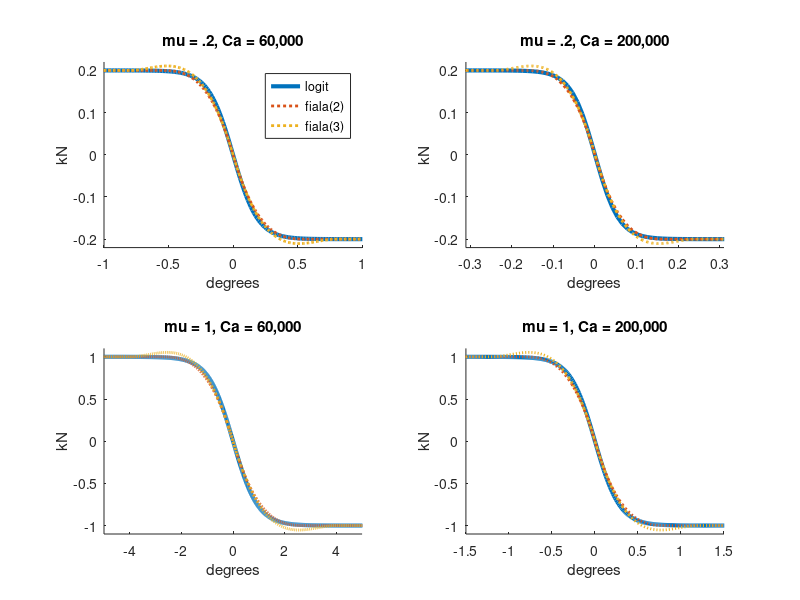
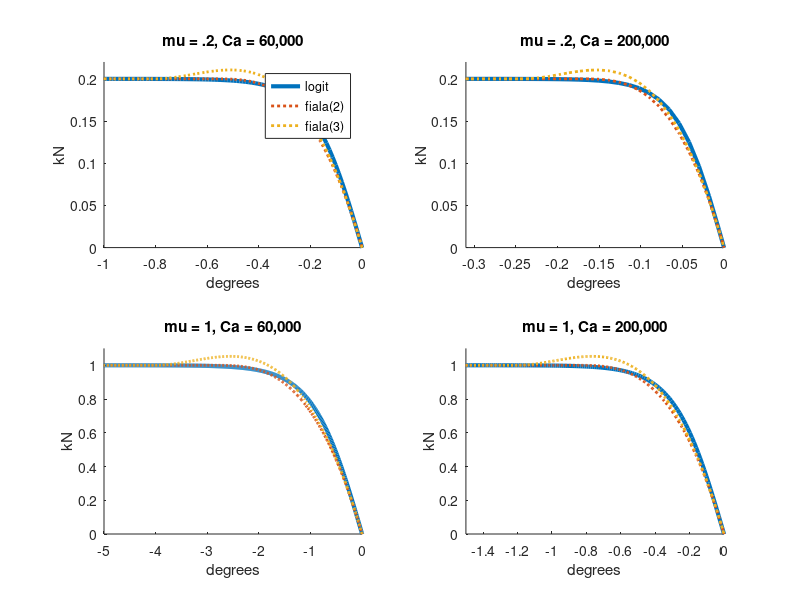

Source code (MATLAB) for these figures, in order:
%% Demonstrate how well A Logit model compares to Fiala

% parameters
% slip angle
alphaMax = 6*pi/180;
alpha = linspace(-alphaMax,alphaMax,1000);
% Fiala params
mu       = [.2,     1];
mu_p     = 1.4*mu;
Fz       = 1000;
Ca       = [60000, 200000];
% alphaLim = atan2(3*mu*Fz,Ca);
% logit params
% w = 2*Ca/mu/Fz;

% calculate Fiala anbd Logit Forces
Fy_fiala   = nan(length(alpha),length(mu)*length(Ca));
Fy_fiala_p = nan(length(alpha),length(mu)*length(Ca));
Fy_logit   = nan(length(alpha),length(mu)*length(Ca));
% step through each combination of mu and Ca
c = 0;
for a = 1:length(mu)
    for b = 1:length(Ca)
        c = c+1;
        
        % fiala
        for i = 1:length(alpha)
            if abs(alpha(i)) > atan2(3*mu(a)*Fz,Ca(b))
                Fy_fiala(i,c) = -sign(alpha(i))*mu(a)*Fz;
            else
                Fy_fiala(i,c) = -Ca(b)*tan(alpha(i)) ...
                               + Ca(b)^2*abs(tan(alpha(i)))*tan(alpha(i))/3/mu(a)/Fz ...
                               - Ca(b)^3*tan(alpha(i))^3/27/mu(a)^2/Fz^2;
            end
        end
        
        % fiala_p
        for i = 1:length(alpha)
            if abs(alpha(i)) > atan2(3*mu_p(a)*Fz,Ca(b))
                Fy_fiala_p(i,c) = -sign(alpha(i))*mu(a)*Fz;
            else
                Fy_fiala_p(i,c) = -Ca(b)*tan(alpha(i)) ...
                               + Ca(b)^2*(2-mu(a)/mu_p(a))*abs(tan(alpha(i)))*tan(alpha(i))/3/mu_p(a)/Fz ...
                               - Ca(b)^3*(1-2*mu(a)/3/mu_p(a))*tan(alpha(i))^3/9/mu_p(a)^2/Fz^2;
            end
        end
        
        % logit
        Fy_logit(:,c) = mu(a)*Fz*(1 - 2*exp(2*Ca(b)/mu(a)/Fz*alpha)./(1 + exp(2*Ca(b)/mu(a)/Fz*alpha)));
        
    end
end


% plot results
figure();
subplot(2,2,1); hold on;
    title('mu = .2, Ca = 60,000')
    plot(alpha*180/pi, Fy_logit(:,1)/1000,'LineWidth',3)
    plot(alpha*180/pi, Fy_fiala(:,1)/1000,':','LineWidth',2)
    plot(alpha*180/pi, Fy_fiala_p(:,1)/1000,':','LineWidth',2)
    xlim([-1, 1])
    ylim( 1.1*[ min(Fy_fiala(:,1)), max(Fy_fiala(:,1)) ]/1000 )
    ylabel('kN')
    xlabel('degrees')
    legend('logit','fiala(2)','fiala(3)')
subplot(2,2,2); hold on;
    title('mu = .2, Ca = 200,000')
    plot(alpha*180/pi, Fy_logit(:,2)/1000,'LineWidth',3)
    plot(alpha*180/pi, Fy_fiala(:,2)/1000,':','LineWidth',2)
    plot(alpha*180/pi, Fy_fiala_p(:,2)/1000,':','LineWidth',2)
    xlim([-.31, .31])
    ylim( 1.1*[ min(Fy_fiala(:,2)), max(Fy_fiala(:,2)) ]/1000 )
    ylabel('kN')
    xlabel('degrees')
subplot(2,2,3); hold on;
    title('mu = 1, Ca = 60,000')
    plot(alpha*180/pi, Fy_logit(:,3)/1000,'LineWidth',3)
    plot(alpha*180/pi, Fy_fiala(:,3)/1000,':','LineWidth',2)
    plot(alpha*180/pi, Fy_fiala_p(:,3)/1000,':','LineWidth',2)
    ylim( 1.1*[ min(Fy_fiala(:,3)), max(Fy_fiala(:,3)) ]/1000 )
    xlim([-5, 5])
    ylabel('kN')
    xlabel('degrees')
subplot(2,2,4); hold on;
    title('mu = 1, Ca = 200,000')
    plot(alpha*180/pi, Fy_logit(:,4)/1000,'LineWidth',3)
    plot(alpha*180/pi, Fy_fiala(:,4)/1000,':','LineWidth',2)
    plot(alpha*180/pi, Fy_fiala_p(:,4)/1000,':','LineWidth',2)
    xlim([-1.5, 1.5])
    ylim( 1.1*[ min(Fy_fiala(:,4)), max(Fy_fiala(:,4)) ]/1000 )
    ylabel('kN')
    xlabel('degrees')
    
% plot results zoom
figure();
subplot(2,2,1); hold on;
    title('mu = .2, Ca = 60,000')
    plot(alpha*180/pi, Fy_logit(:,1)/1000,'LineWidth',3)
    plot(alpha*180/pi, Fy_fiala(:,1)/1000,':','LineWidth',2)
    plot(alpha*180/pi, Fy_fiala_p(:,1)/1000,':','LineWidth',2)
    xlim([-1, 0])
    ylim( 1.1*[ 0, max(Fy_fiala(:,1)) ]/1000 )
    ylabel('kN')
    xlabel('degrees')
    legend('logit','fiala(2)','fiala(3)')
subplot(2,2,2); hold on;
    title('mu = .2, Ca = 200,000')
    plot(alpha*180/pi, Fy_logit(:,2)/1000,'LineWidth',3)
    plot(alpha*180/pi, Fy_fiala(:,2)/1000,':','LineWidth',2)
    plot(alpha*180/pi, Fy_fiala_p(:,2)/1000,':','LineWidth',2)
    xlim([-.31, 0])
    ylim( 1.1*[ 0, max(Fy_fiala(:,2)) ]/1000 )
    ylabel('kN')
    xlabel('degrees')
subplot(2,2,3); hold on;
    title('mu = 1, Ca = 60,000')
    plot(alpha*180/pi, Fy_logit(:,3)/1000,'LineWidth',3)
    plot(alpha*180/pi, Fy_fiala(:,3)/1000,':','LineWidth',2)
    plot(alpha*180/pi, Fy_fiala_p(:,3)/1000,':','LineWidth',2)
    ylim( 1.1*[ 0, max(Fy_fiala(:,3)) ]/1000 )
    xlim([-5, 0])
    ylabel('kN')
    xlabel('degrees')
subplot(2,2,4); hold on;
    title('mu = 1, Ca = 200,000')
    plot(alpha*180/pi, Fy_logit(:,4)/1000,'LineWidth',3)
    plot(alpha*180/pi, Fy_fiala(:,4)/1000,':','LineWidth',2)
    plot(alpha*180/pi, Fy_fiala_p(:,4)/1000,':','LineWidth',2)
    xlim([-1.5, 0])
    ylim( 1.1*[ 0, max(Fy_fiala(:,4)) ]/1000 )
    ylabel('kN')
    xlabel('degrees')
    
    
    
    
